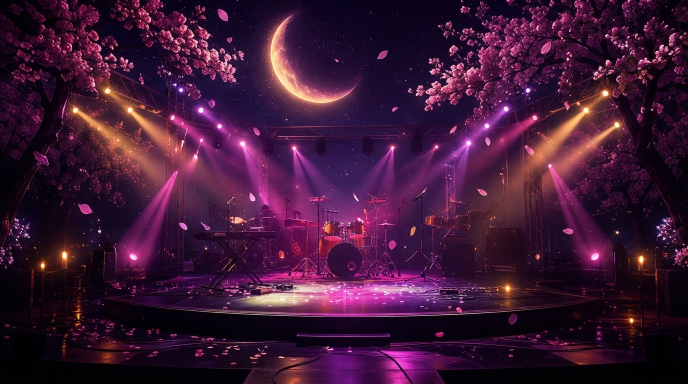
#> input picture Assets/screen.png, 1376 x 768 px (shown at 1/2 size)
$ python process_assets.py
#> lines starting #> are read from the running program, lines starting #| are printed output that depends on the picture
import os
from PIL import Image

os.makedirs('public/assets', exist_ok=True)
os.makedirs('src/assets', exist_ok=True)

def black_to_alpha(img, threshold=15, boost=1.2):
    """Converts black/dark background to transparent alpha while preserving bright glow."""
    img = img.convert('RGBA')
    datas = img.getdata()
    new_data = []
    for item in datas:
        r, g, b, _ = item
        # Luminance
        lum = 0.299 * r + 0.587 * g + 0.114 * b
        if lum <= threshold:
            new_data.append((0, 0, 0, 0))
        else:
            # Scale alpha smoothly from threshold to 255
            alpha = min(255, int(((lum - threshold) / (255 - threshold)) * 255 * boost))
            new_data.append((r, g, b, alpha))
    img.putdata(new_data)
    return img

print("1. Processing screen.png -> hero-stage-scene.jpg")
im_stage = Image.open('Assets/screen.png')
#> im_stage is the input picture: PIL image 1376x768 RGB; mean R, G, B 62.3, 23.4, 53.5
im_stage.convert('RGB').save('public/assets/hero-stage-scene.jpg', quality=95)
im_stage.convert('RGB').save('src/assets/hero-stage-scene.jpg', quality=95)

print("2. Processing screen1.png -> star-sparkle-texture.png")
im_stars = Image.open('Assets/screen1.png')
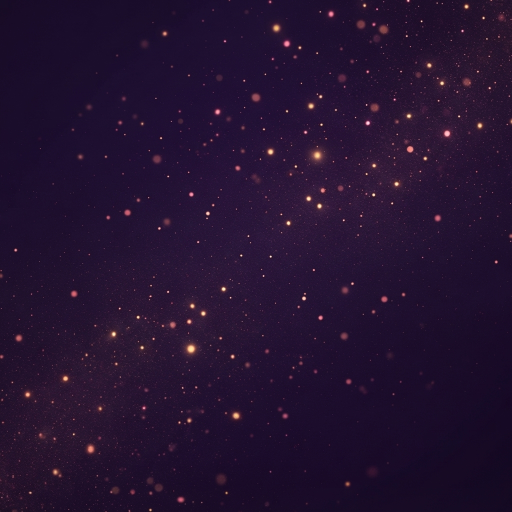
#> input picture Assets/screen1.png, 1024 x 1024 px (shown at 1/2 size)
#> im_stars is the input picture: PIL image 1024x1024 RGB; mean R, G, B 35.9, 18, 47.9
im_stars.save('public/assets/star-sparkle-texture.png')
im_stars.save('src/assets/star-sparkle-texture.png')

print("3. Processing screen3.png -> spotlight-beam.png with transparency")
im_beam = Image.open('Assets/screen3.png')
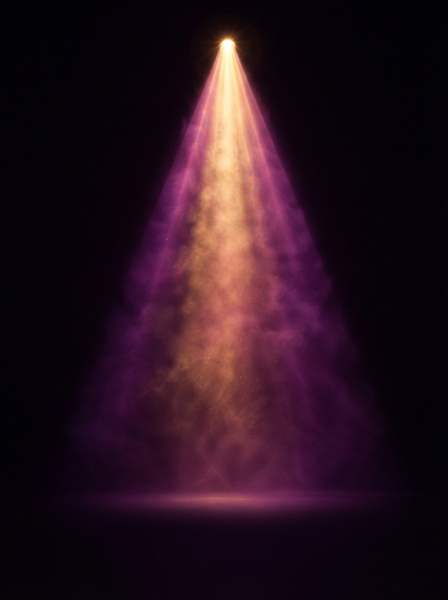
#> input picture Assets/screen3.png, 896 x 1200 px (shown at 1/2 size)
#> im_beam is the input picture: PIL image 896x1200 RGB; mean R, G, B 40.2, 17.8, 29.3
im_beam_alpha = black_to_alpha(im_beam, threshold=12, boost=1.25)
#> the loop in black_to_alpha, `for item in datas:` made 1075200 passes
#> (item, r, g, b, lum) on passes 1 to 3: ((1, 0, 5, 255), 1, 0, 5, 0.869), ((2, 1, 6, 255), 2, 1, 6, 1.87), ((2, 0, 6, 255), 2, 0, 6, 1.28)
#> after the loop in black_to_alpha, `for item in datas:`: new_data = 1075200 items
im_beam_alpha.save('public/assets/spotlight-beam.png')
im_beam_alpha.save('src/assets/spotlight-beam.png')

print("4. Processing screen4.png -> ticket-frame.png")
im_ticket = Image.open('Assets/screen4.png')
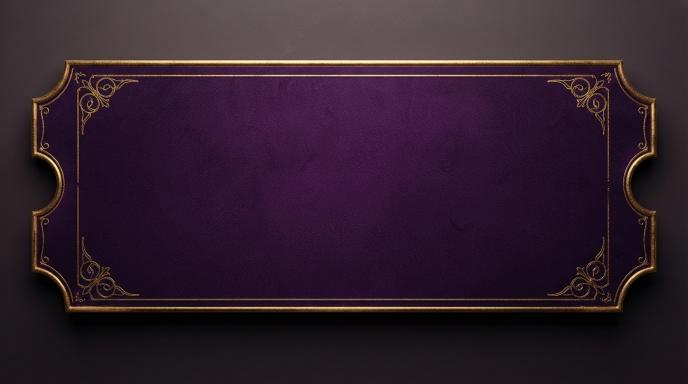
#> input picture Assets/screen4.png, 1376 x 768 px (shown at 1/2 size)
#> im_ticket is the input picture: PIL image 1376x768 RGB; mean R, G, B 49.3, 31, 45.4
im_ticket.save('public/assets/ticket-frame.png')
im_ticket.save('src/assets/ticket-frame.png')

print("5. Processing screen7.png -> moon-starfield.png & isolated crescent moon")
im_moonfield = Image.open('Assets/screen7.png')
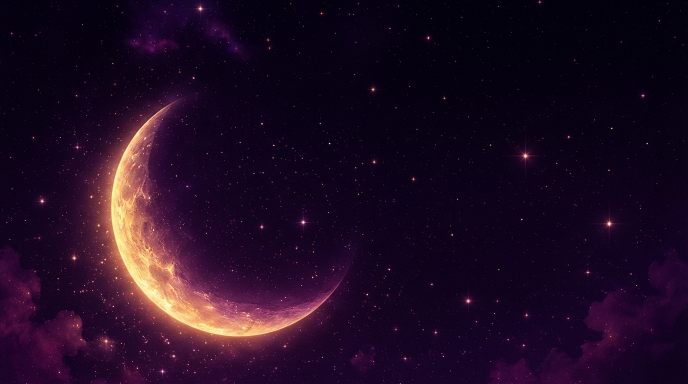
#> input picture Assets/screen7.png, 1376 x 768 px (shown at 1/2 size)
#> im_moonfield is the input picture: PIL image 1376x768 RGB; mean R, G, B 32.1, 11.8, 35.1
im_moonfield.save('public/assets/moon-starfield.png')
im_moonfield.save('src/assets/moon-starfield.png')

# Crop crescent moon from screen7
# The moon is located on the left side: approx x in [100, 750], y in [150, 750]
moon_crop = im_moonfield.crop((80, 160, 780, 768))
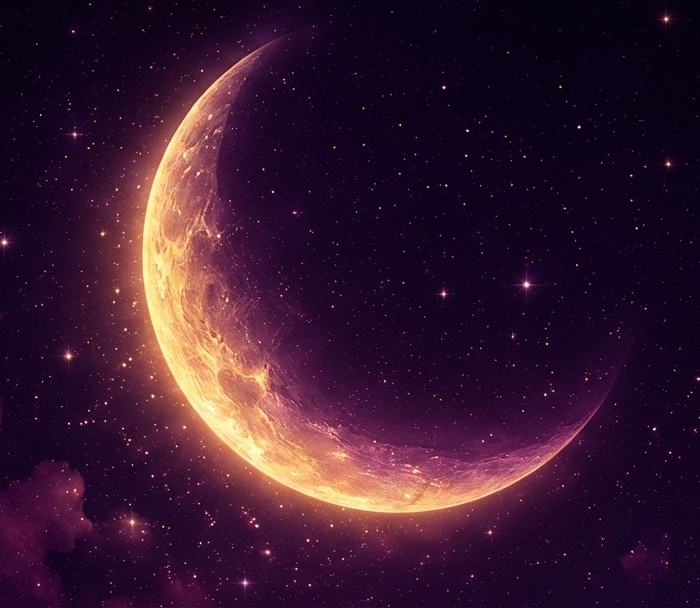
#> moon_crop: PIL image 700x608 RGB; mean R, G, B 56.7, 25.2, 47.9
moon_alpha = black_to_alpha(moon_crop, threshold=15, boost=1.15)
#> call 2 of black_to_alpha, with threshold = 15, boost = 1.15
#> the loop in black_to_alpha (call 2), `for item in datas:` made 425600 passes
#> (item, r, g, b, lum) on passes 1 to 3: ((7, 0, 16, 255), 7, 0, 16, 3.92), ((8, 1, 17, 255), 8, 1, 17, 4.92), ((8, 1, 17, 255), 8, 1, 17, 4.92)
#> in black_to_alpha (call 2), `img.putdata(new_data)`:
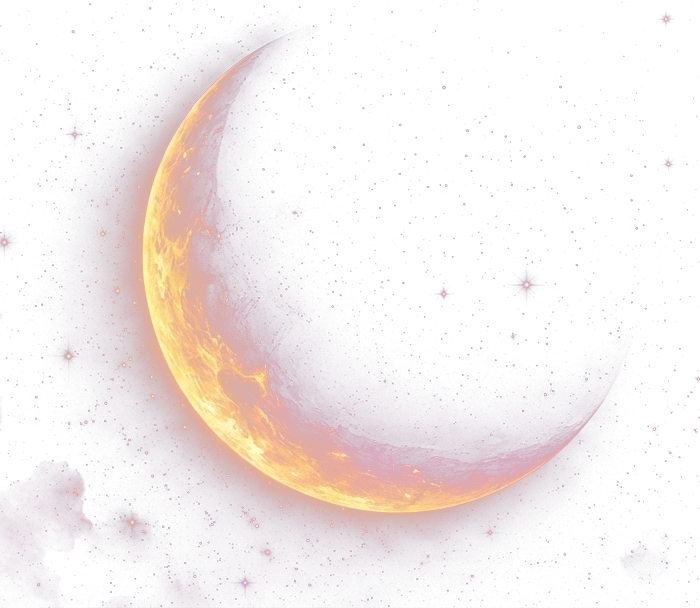
#> img: PIL image 700x608 RGBA; mean R, G, B, A 49.1, 24.1, 35.3, 29.7; transparent parts drawn white
moon_alpha.save('public/assets/moon-crescent.png')
moon_alpha.save('src/assets/moon-crescent.png')

print("6. Processing screen8.png -> candlelit-venue.jpg")
im_venue = Image.open('Assets/screen8.png')
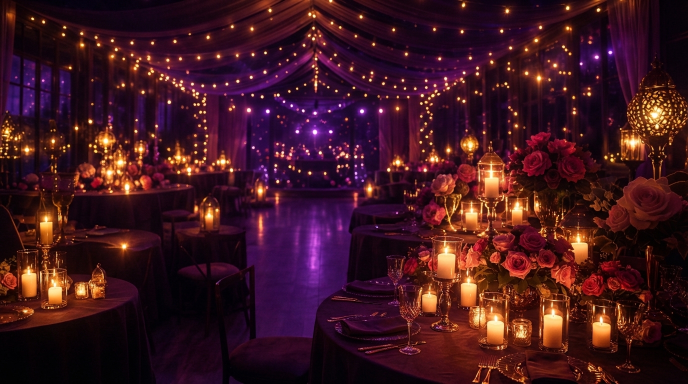
#> input picture Assets/screen8.png, 1376 x 768 px (shown at 1/2 size)
#> im_venue is the input picture: PIL image 1376x768 RGB; mean R, G, B 63.9, 22.1, 31.8
im_venue.convert('RGB').save('public/assets/candlelit-venue.jpg', quality=95)
im_venue.convert('RGB').save('src/assets/candlelit-venue.jpg', quality=95)

print("7. Extracting 4 individual icons from screen9.png with alpha transparency")
#> (the run stopped early here; a loop or call above may not have finished)
